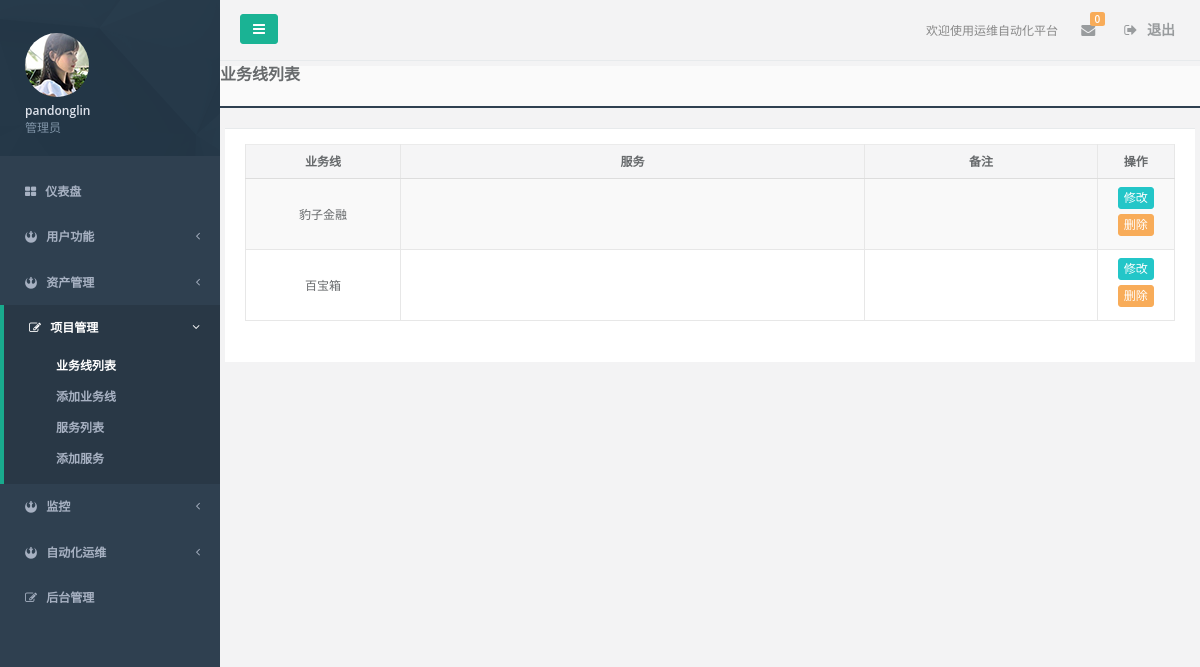
The page /common/business_list/ (signed in) on the database as committed earlier.
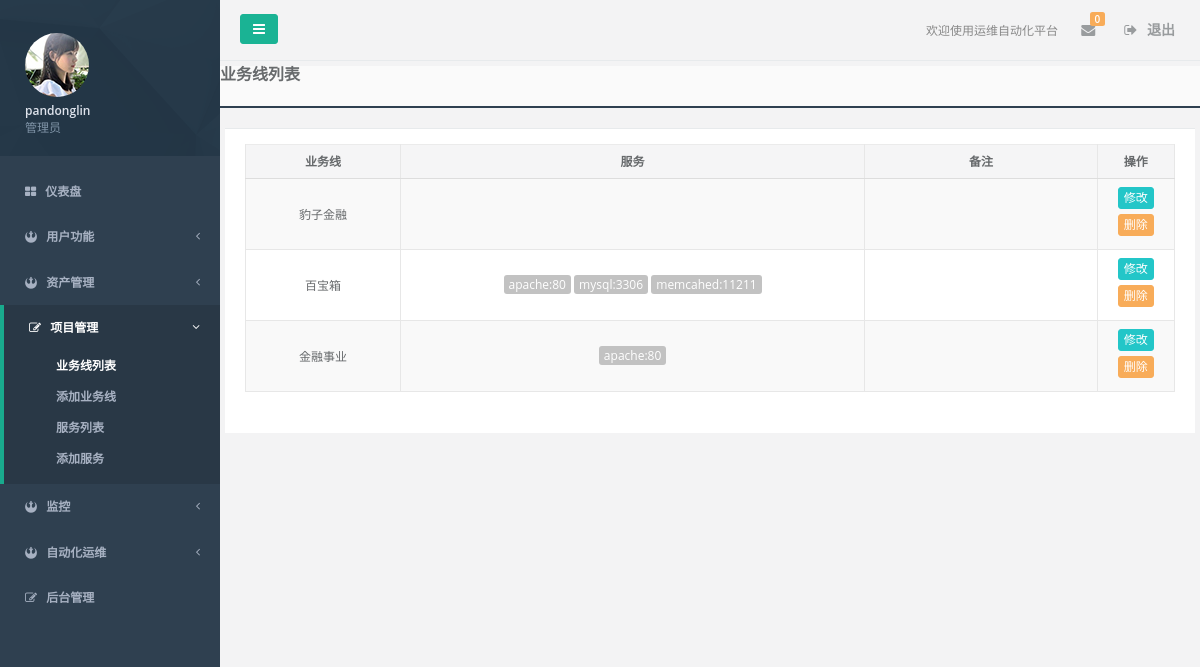
The same page on the database as committed later.
### assets/models.py (models this page shows, shortened)
class BusinessUnit(models.Model):
    service = models.ManyToManyField('Service')
    name = models.CharField(max_length=64, unique=True, verbose_name='业务线')
    memo = models.TextField(blank=True, null=True, verbose_name='备注')
    class Meta:
        verbose_name = '业务线'
        verbose_name_plural = verbose_name

class Service(models.Model):
    host = models.ManyToManyField('Host')
    name = models.CharField(max_length=64, verbose_name='服务名')
    port = models.IntegerField(blank=True, null=True, verbose_name="端口")
    memo = models.TextField(blank=True, null=True, verbose_name='备注')
    class Meta:
        verbose_name = '服务'
        verbose_name_plural = verbose_name
        unique_together = ("name", "port")

### common/views.py (the view)
@login_required
def business_list(request):
    business_obj = models.BusinessUnit.objects.all()
    paginator = Paginator(business_obj, 10)
    page = request.GET.get('page')
    try:
        page_obj = paginator.page(page)
    except (InvalidPage, PageNotAnInteger):
        page_obj = paginator.page(1)
    except EmptyPage:
        page_obj = paginator.page(paginator.num_pages)
    return render(request, "common/business_list.html", locals())

### templates/common/business_list.html (shortened to what this page needs)
{% extends 'base.html' %}
{% block content %}
<div class="content-tabs">
    <h3><strong>业务线列表</strong></h3>
</div>
<div class="wrapper wrapper-content animated fadeInRight">
    <div class="row">
        <div class="ibox float-e-margins">
            <div class="ibox-content">
                <form id="asset_form">
                    <div id="replace">
                        <table id="host_info" class="table table-striped table-bordered table-hover">
                            <thead>
                                <tr>
                                    <th class="text-center col-sm-2"> 业务线 </th>
                                    <th class="text-center"> 服务 </th>
                                    <th class="text-center col-sm-3"> 备注 </th>
                                    <th class="text-center col-sm-1"> 操作 </th>
                                </tr>
                            </thead>
                            <tbody>
                                {% for item in page_obj %}
                                    <tr class="gradeX" id="{{ item.id }}">
                                        <td class="text-center"> {{ item.name }} </td>
                                        <td class="text-center">
                                            {% for i in item.service.all %}
                                                <span class="btn-xs btn-default">{{ i.name }}:{{ i.port }}</span>
                                            {% endfor %}
                                        </td>
                                        <td class="text-center"> {{ item.memo }} </td>
                                        <td class="text-center">
                                            <button type="button" class="btn btn-xs btn-info" data-toggle="modal" onclick="ChangeBus(this);">修改</button>
                                            <button type="button" class="btn btn-xs btn-warning" onclick="DelBus(this);">删除</button>
                                        </td>
                                    </tr>
                                {% endfor %}
                                </tbody>
                        </table>
                        <div class="row">
                            <div class="col-sm-2 col-sm-offset-6">
                            </div>
                        </div>
                    </div>
                </form>
            </div>
        </div>
    </div>
</div>
{% endblock %}

Rows that differ between the two databases and show on the page:
changed BusinessUnit "百宝箱": gains Service (name "mysql", port "3306"); gains Service (name "memcahed", port "11211")
now on this page (row unchanged): Service: name "apache", port "80"
added BusinessUnit: name "金融事业"
